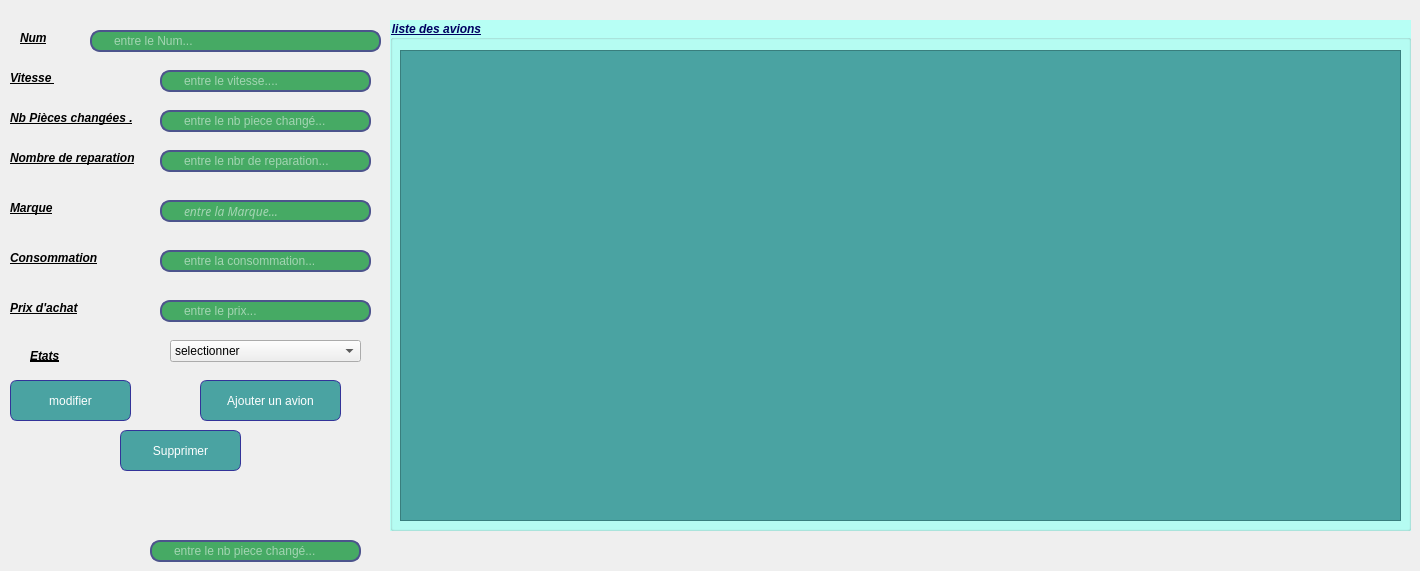
    <widget class="QWidget" name="tab">
     <attribute name="icon">
      <iconset>
       <normaloff>../../../Users/user/Desktop/OIP.jpg</normaloff>../../../Users/user/Desktop/OIP.jpg</iconset>
     </attribute>
     <attribute name="title">
      <string>ajouter un avion</string>
     </attribute>
     <widget class="QLineEdit" name="le_nb_p_changer">
      <property name="geometry">
       <rect>
        <x>160</x>
        <y>110</y>
        <width>211</width>
        <height>22</height>
       </rect>
      </property>
      <property name="styleSheet">
       <string notr="true">QLineEdit{
border: 2px solid rgb(76,84,140);
border-radius: 10px;
color: #FFF;
padding-left:20px;
padding-right:20px;
background-color: rgb(70, 170, 100);
}
QLineEdit:hover{
border:2px sold ;
	color: rgb(255, 0, 0);
}
QLineEdit:focus{
border:20px sold rgb(0, 0, 0); 
background-color:rgb(131, 131, 131);
}
</string>
      </property>
      <property name="placeholderText">
       <string>entre le nb piece changé...</string>
      </property>
     </widget>
     <widget class="QLabel" name="piecechange">
      <property name="geometry">
       <rect>
        <x>10</x>
        <y>110</y>
        <width>141</width>
        <height>16</height>
       </rect>
      </property>
      <property name="font">
       <font>
        <weight>75</weight>
        <italic>true</italic>
        <bold>true</bold>
        <underline>true</underline>
        <strikeout>false</strikeout>
       </font>
      </property>
      <property name="text">
       <string>Nb Pièces changées .</string>
      </property>
     </widget>
     <widget class="QLineEdit" name="le_nb_reparation">
      <property name="geometry">
       <rect>
        <x>160</x>
        <y>150</y>
        <width>211</width>
        <height>22</height>
       </rect>
      </property>
      <property name="styleSheet">
       <string notr="true">QLineEdit{
border: 2px solid rgb(76,84,140);
border-radius: 10px;
color: #FFF;
padding-left:20px;
padding-right:20px;
background-color: rgb(70, 170, 100);
}
QLineEdit:hover{
border:2px sold ;
	color: rgb(255, 0, 0);
}
QLineEdit:focus{
border:20px sold rgb(0, 0, 0); 
background-color:rgb(131, 131, 131);
}
</string>
      </property>
      <property name="placeholderText">
       <string>entre le nbr de reparation...</string>
      </property>
     </widget>
     <widget class="QPushButton" name="LE_AJOUT">
      <property name="geometry">
       <rect>
        <x>200</x>
        <y>380</y>
        <width>141</width>
        <height>41</height>
       </rect>
      </property>
      <property name="styleSheet">
       <string notr="true">QPushButton {
color: white;
background-color:rgb(74, 163, 162);
border-width: 1px;
border-color: #339;
border-style: solid;
border-radius: 7;
}
</string>
      </property>
      <property name="text">
       <string>Ajouter un avion</string>
      </property>
     </widget>
     <widget class="QLineEdit" name="le_prix_achat">
      <property name="geometry">
       <rect>
        <x>160</x>
        <y>300</y>
        <width>211</width>
        <height>22</height>
       </rect>
      </property>
      <property name="styleSheet">
       <string notr="true">QLineEdit{
border: 2px solid rgb(76,84,140);
border-radius: 10px;
color: #FFF;
padding-left:20px;
padding-right:20px;
background-color:rgb(70, 170, 100);
}
QLineEdit:hover{
border:2px sold ;
	color: rgb(255, 0, 0);
}
QLineEdit:focus{
border:20px sold rgb(0, 0, 0); 
background-color:rgb(131, 131, 131);
}
</string>
      </property>
      <property name="placeholderText">
       <string>entre le prix...</string>
      </property>
     </widget>
     <widget class="QLabel" name="kilometrage">
      <property name="geometry">
       <rect>
        <x>10</x>
        <y>250</y>
        <width>91</width>
        <height>16</height>
       </rect>
      </property>
      <property name="font">
       <font>
        <weight>75</weight>
        <italic>true</italic>
        <bold>true</bold>
        <underline>true</underline>
       </font>
      </property>
      <property name="text">
       <string>Consommation</string>
      </property>
     </widget>
     <widget class="QLabel" name="n_reparation">
      <property name="geometry">
       <rect>
        <x>10</x>
        <y>150</y>
        <width>151</width>
        <height>16</height>
       </rect>
      </property>
      <property name="font">
       <font>
        <weight>75</weight>
        <italic>true</italic>
        <bold>true</bold>
        <underline>true</underline>
       </font>
      </property>
      <property name="text">
       <string>Nombre de reparation</string>
      </property>
     </widget>
     <widget class="QLabel" name="prix_achat">
      <property name="geometry">
       <rect>
        <x>10</x>
        <y>300</y>
        <width>91</width>
        <height>16</height>
       </rect>
      </property>
      <property name="font">
       <font>
        <weight>75</weight>
        <italic>true</italic>
        <bold>true</bold>
        <underline>true</underline>
       </font>
      </property>
      <property name="text">
       <string>Prix d'achat</string>
      </property>
     </widget>
     <widget class="QLabel" name="Nom">
      <property name="geometry">
       <rect>
        <x>20</x>
        <y>30</y>
        <width>56</width>
        <height>16</height>
       </rect>
      </property>
      <property name="font">
       <font>
        <weight>75</weight>
        <italic>true</italic>
        <bold>true</bold>
        <underline>true</underline>
        <strikeout>false</strikeout>
       </font>
      </property>
      <property name="text">
       <string>Num</string>
      </property>
     </widget>
     <widget class="QLineEdit" name="le_marque">
      <property name="geometry">
       <rect>
        <x>160</x>
        <y>200</y>
        <width>211</width>
        <height>22</height>
       </rect>
      </property>
      <property name="palette">
       <palette>
        <active>
         <colorrole role="WindowText">
          <brush brushstyle="SolidPattern">
           <color alpha="255">
            <red>255</red>
            <green>255</green>
            <blue>255</blue>
           </color>
          </brush>
         </colorrole>
         <colorrole role="Button">
          <brush brushstyle="SolidPattern">
           <color alpha="255">
            <red>70</red>
            <green>170</green>
            <blue>100</blue>
           </color>
          </brush>
         </colorrole>
         <colorrole role="Text">
          <brush brushstyle="SolidPattern">
           <color alpha="255">
            <red>255</red>
            <green>255</green>
            <blue>255</blue>
           </color>
          </brush>
         </colorrole>
         <colorrole role="ButtonText">
          <brush brushstyle="SolidPattern">
           <color alpha="255">
            <red>255</red>
            <green>255</green>
            <blue>255</blue>
           </color>
          </brush>
         </colorrole>
         <colorrole role="Base">
          <brush brushstyle="SolidPattern">
           <color alpha="255">
            <red>70</red>
            <green>170</green>
            <blue>100</blue>
           </color>
          </brush>
         </colorrole>
         <colorrole role="Window">
          <brush brushstyle="SolidPattern">
           <color alpha="255">
            <red>70</red>
            <green>170</green>
            <blue>100</blue>
           </color>
          </brush>
         </colorrole>
         <colorrole role="PlaceholderText">
          <brush brushstyle="NoBrush">
           <color alpha="128">
            <red>255</red>
            <green>255</green>
            <blue>255</blue>
           </color>
          </brush>
         </colorrole>
        </active>
        <inactive>
         <colorrole role="WindowText">
          <brush brushstyle="SolidPattern">
           <color alpha="255">
            <red>255</red>
            <green>255</green>
            <blue>255</blue>
           </color>
          </brush>
         </colorrole>
         <colorrole role="Button">
          <brush brushstyle="SolidPattern">
           <color alpha="255">
            <red>70</red>
            <green>170</green>
            <blue>100</blue>
           </color>
          </brush>
         </colorrole>
         <colorrole role="Text">
          <brush brushstyle="SolidPattern">
           <color alpha="255">
            <red>255</red>
            <green>255</green>
            <blue>255</blue>
           </color>
          </brush>
         </colorrole>
         <colorrole role="ButtonText">
          <brush brushstyle="SolidPattern">
           <color alpha="255">
            <red>255</red>
            <green>255</green>
            <blue>255</blue>
           </color>
          </brush>
         </colorrole>
         <colorrole role="Base">
          <brush brushstyle="SolidPattern">
           <color alpha="255">
            <red>70</red>
            <green>170</green>
            <blue>100</blue>
           </color>
          </brush>
         </colorrole>
         <colorrole role="Window">
          <brush brushstyle="SolidPattern">
           <color alpha="255">
            <red>70</red>
            <green>170</green>
            <blue>100</blue>
           </color>
          </brush>
         </colorrole>
         <colorrole role="PlaceholderText">
          <brush brushstyle="NoBrush">
           <color alpha="128">
            <red>255</red>
            <green>255</green>
            <blue>255</blue>
           </color>
          </brush>
         </colorrole>
        </inactive>
        <disabled>
         <colorrole role="WindowText">
          <brush brushstyle="SolidPattern">
           <color alpha="255">
            <red>255</red>
            <green>255</green>
            <blue>255</blue>
           </color>
          </brush>
         </colorrole>
         <colorrole role="Button">
          <brush brushstyle="SolidPattern">
           <color alpha="255">
            <red>70</red>
            <green>170</green>
            <blue>100</blue>
           </color>
          </brush>
         </colorrole>
         <colorrole role="Text">
          <brush brushstyle="SolidPattern">
           <color alpha="255">
            <red>255</red>
            <green>255</green>
            <blue>255</blue>
           </color>
          </brush>
         </colorrole>
         <colorrole role="ButtonText">
          <brush brushstyle="SolidPattern">
           <color alpha="255">
            <red>255</red>
            <green>255</green>
            <blue>255</blue>
           </color>
          </brush>
         </colorrole>
         <colorrole role="Base">
          <brush brushstyle="SolidPattern">
           <color alpha="255">
            <red>70</red>
            <green>170</green>
            <blue>100</blue>
           </color>
          </brush>
         </colorrole>
         <colorrole role="Window">
          <brush brushstyle="SolidPattern">
           <color alpha="255">
            <red>70</red>
            <green>170</green>
            <blue>100</blue>
           </color>
          </brush>
         </colorrole>
         <colorrole role="PlaceholderText">
          <brush brushstyle="NoBrush">
           <color alpha="128">
            <red>255</red>
            <green>255</green>
            <blue>255</blue>
           </color>
          </brush>
         </colorrole>
        </disabled>
       </palette>
      </property>
      <property name="font">
       <font>
        <family>Sitka Text</family>
        <weight>50</weight>
        <italic>true</italic>
        <bold>false</bold>
        <underline>false</underline>
       </font>
      </property>
      <property name="accessibleDescription">
       <string>Marque</string>
      </property>
      <property name="styleSheet">
       <string notr="true">QLineEdit{
border: 2px solid rgb(76,84,140);
border-radius: 10px;
color: #FFF;
padding-left:20px;
padding-right:20px;
background-color:rgb(70, 170, 100);
}
QLineEdit:hover{
border:2px sold ;
	color: rgb(255, 0, 0);
}
QLineEdit:focus{
border:20px sold rgb(0, 0, 0); 
background-color:rgb(131, 131, 131);
}
</string>
      </property>
      <property name="placeholderText">
       <string>entre la Marque...</string>
      </property>
      <property name="cursorMoveStyle">
       <enum>Qt::LogicalMoveStyle</enum>
      </property>
     </widget>
     <widget class="QLabel" name="vitesse">
      <property name="geometry">
       <rect>
        <x>10</x>
        <y>70</y>
        <width>56</width>
        <height>16</height>
       </rect>
      </property>
      <property name="font">
       <font>
        <weight>75</weight>
        <italic>true</italic>
        <bold>true</bold>
        <underline>true</underline>
       </font>
      </property>
      <property name="text">
       <string>Vitesse </string>
      </property>
     </widget>
     <widget class="QLineEdit" name="le_Num">
      <property name="geometry">
       <rect>
        <x>90</x>
        <y>30</y>
        <width>291</width>
        <height>22</height>
       </rect>
      </property>
      <property name="styleSheet">
       <string notr="true">QLineEdit{
border: 2px solid rgb(76,84,140);
border-radius: 10px;
color: #FFF;
padding-left:20px;
padding-right:20px;
background-color:rgb(70, 170, 100);
}
QLineEdit:hover{
border:2px sold ;
	color: rgb(255,100,200);
}
QLineEdit:focus{
border:20px sold rgb(0, 0, 0); 
background-color:rgb(131, 131, 131);
}
</string>
      </property>
      <property name="placeholderText">
       <string>entre le Num...</string>
      </property>
     </widget>
     <widget class="QLineEdit" name="le_consom">
      <property name="geometry">
       <rect>
        <x>160</x>
        <y>250</y>
        <width>211</width>
        <height>22</height>
       </rect>
      </property>
      <property name="styleSheet">
       <string notr="true">QLineEdit{
border: 2px solid rgb(76,84,140);
border-radius: 10px;
color: #FFF;
padding-left:20px;
padding-right:20px;
background-color: rgb(70, 170, 100);
}
QLineEdit:hover{
border:2px sold ;
	color: rgb(255, 0, 0);
}
QLineEdit:focus{
border:20px sold rgb(0, 0, 0); 
background-color:rgb(131, 131, 131);
}
</string>
      </property>
      <property name="placeholderText">
       <string>entre la consommation...</string>
      </property>
     </widget>
     <widget class="QLineEdit" name="le_vitesse">
      <property name="geometry">
       <rect>
        <x>160</x>
        <y>70</y>
        <width>211</width>
        <height>22</height>
       </rect>
      </property>
      <property name="styleSheet">
       <string notr="true">QLineEdit{
border: 2px solid rgb(76,84,140);
border-radius: 10px;
color: #FFF;
padding-left:20px;
padding-right:20px;
background-color:rgb(70, 170, 100);
}
QLineEdit:hover{
border:2px sold ;
	color: rgb(255, 0, 0);
}
QLineEdit:focus{
border:20px sold rgb(0, 0, 0); 
background-color:rgb(131, 131, 131);
}
</string>
      </property>
      <property name="placeholderText">
       <string>entre le vitesse....</string>
      </property>
     </widget>
     <widget class="QLabel" name="Marque">
      <property name="geometry">
       <rect>
        <x>10</x>
        <y>200</y>
        <width>56</width>
        <height>16</height>
       </rect>
      </property>
      <property name="palette">
       <palette>
        <active>
         <colorrole role="Button">
          <brush brushstyle="SolidPattern">
           <color alpha="255">
            <red>85</red>
            <green>85</green>
            <blue>255</blue>
           </color>
          </brush>
         </colorrole>
         <colorrole role="Base">
          <brush brushstyle="SolidPattern">
           <color alpha="255">
            <red>85</red>
            <green>85</green>
            <blue>255</blue>
           </color>
          </brush>
         </colorrole>
         <colorrole role="Window">
          <brush brushstyle="SolidPattern">
           <color alpha="255">
            <red>85</red>
            <green>85</green>
            <blue>255</blue>
           </color>
          </brush>
         </colorrole>
        </active>
        <inactive>
         <colorrole role="Button">
          <brush brushstyle="SolidPattern">
           <color alpha="255">
            <red>85</red>
            <green>85</green>
            <blue>255</blue>
           </color>
          </brush>
         </colorrole>
         <colorrole role="Base">
          <brush brushstyle="SolidPattern">
           <color alpha="255">
            <red>85</red>
            <green>85</green>
            <blue>255</blue>
           </color>
          </brush>
         </colorrole>
         <colorrole role="Window">
          <brush brushstyle="SolidPattern">
           <color alpha="255">
            <red>85</red>
            <green>85</green>
            <blue>255</blue>
           </color>
          </brush>
         </colorrole>
        </inactive>
        <disabled>
         <colorrole role="Button">
          <brush brushstyle="SolidPattern">
           <color alpha="255">
            <red>85</red>
            <green>85</green>
            <blue>255</blue>
           </color>
          </brush>
         </colorrole>
         <colorrole role="Base">
          <brush brushstyle="SolidPattern">
           <color alpha="255">
            <red>85</red>
            <green>85</green>
            <blue>255</blue>
           </color>
          </brush>
         </colorrole>
         <colorrole role="Window">
          <brush brushstyle="SolidPattern">
           <color alpha="255">
            <red>85</red>
            <green>85</green>
            <blue>255</blue>
           </color>
          </brush>
         </colorrole>
        </disabled>
       </palette>
      </property>
      <property name="font">
       <font>
        <family>MS Shell Dlg 2</family>
        <weight>75</weight>
        <italic>true</italic>
        <bold>true</bold>
        <underline>true</underline>
       </font>
      </property>
      <property name="mouseTracking">
       <bool>false</bool>
      </property>
      <property name="tabletTracking">
       <bool>false</bool>
      </property>
      <property name="acceptDrops">
       <bool>false</bool>
      </property>
      <property name="accessibleName">
       <string/>
      </property>
      <property name="accessibleDescription">
       <string/>
      </property>
      <property name="text">
       <string>Marque</string>
      </property>
     </widget>
     <widget class="QGroupBox" name="groupBox_5">
      <property name="geometry">
       <rect>
        <x>390</x>
        <y>20</y>
        <width>1021</width>
        <height>511</height>
       </rect>
      </property>
      <property name="palette">
       <palette>
        <active>
         <colorrole role="WindowText">
          <brush brushstyle="SolidPattern">
           <color alpha="255">
            <red>0</red>
            <green>0</green>
            <blue>97</blue>
           </color>
          </brush>
         </colorrole>
         <colorrole role="Button">
          <brush brushstyle="SolidPattern">
           <color alpha="255">
            <red>183</red>
            <green>255</green>
            <blue>245</blue>
           </color>
          </brush>
         </colorrole>
         <colorrole role="Base">
          <brush brushstyle="SolidPattern">
           <color alpha="255">
            <red>183</red>
            <green>255</green>
            <blue>245</blue>
           </color>
          </brush>
         </colorrole>
         <colorrole role="Window">
          <brush brushstyle="SolidPattern">
           <color alpha="255">
            <red>183</red>
            <green>255</green>
            <blue>245</blue>
           </color>
          </brush>
         </colorrole>
        </active>
        <inactive>
         <colorrole role="WindowText">
          <brush brushstyle="SolidPattern">
           <color alpha="255">
            <red>0</red>
            <green>0</green>
            <blue>97</blue>
           </color>
          </brush>
         </colorrole>
         <colorrole role="Button">
          <brush brushstyle="SolidPattern">
           <color alpha="255">
            <red>183</red>
            <green>255</green>
            <blue>245</blue>
           </color>
          </brush>
         </colorrole>
         <colorrole role="Base">
          <brush brushstyle="SolidPattern">
           <color alpha="255">
            <red>183</red>
            <green>255</green>
            <blue>245</blue>
           </color>
          </brush>
         </colorrole>
         <colorrole role="Window">
          <brush brushstyle="SolidPattern">
           <color alpha="255">
            <red>183</red>
            <green>255</green>
            <blue>245</blue>
           </color>
          </brush>
         </colorrole>
        </inactive>
        <disabled>
         <colorrole role="WindowText">
          <brush brushstyle="SolidPattern">
           <color alpha="255">
            <red>120</red>
            <green>120</green>
            <blue>120</blue>
           </color>
          </brush>
         </colorrole>
         <colorrole role="Button">
          <brush brushstyle="SolidPattern">
           <color alpha="255">
            <red>183</red>
            <green>255</green>
            <blue>245</blue>
           </color>
          </brush>
         </colorrole>
         <colorrole role="Base">
          <brush brushstyle="SolidPattern">
           <color alpha="255">
            <red>183</red>
            <green>255</green>
            <blue>245</blue>
           </color>
          </brush>
         </colorrole>
         <colorrole role="Window">
          <brush brushstyle="SolidPattern">
           <color alpha="255">
            <red>183</red>
            <green>255</green>
            <blue>245</blue>
           </color>
          </brush>
         </colorrole>
        </disabled>
       </palette>
      </property>
      <property name="font">
       <font>
        <weight>75</weight>
        <italic>true</italic>
        <bold>true</bold>
        <underline>true</underline>
       </font>
      </property>
      <property name="styleSheet">
       <string notr="true">background-color:rgb(183, 255, 245);</string>
      </property>
      <property name="title">
       <string>liste des avions</string>
      </property>
      <widget class="QTableView" name="tab_avion">
       <property name="geometry">
        <rect>
         <x>10</x>
         <y>30</y>
         <width>1001</width>
         <height>471</height>
        </rect>
       </property>
       <property name="styleSheet">
        <string notr="true">background-color: rgb(74, 163, 162);</string>
       </property>
      </widget>
     </widget>
     <widget class="QPushButton" name="bt_sup">
      <property name="geometry">
       <rect>
        <x>120</x>
        <y>430</y>
        <width>121</width>
        <height>41</height>
       </rect>
      </property>
      <property name="styleSheet">
       <string notr="true">QPushButton {
color: white;
background-color:rgb(74, 163, 162);
border-width: 1px;
border-color: #339;
border-style: solid;
border-radius: 7;
}</string>
      </property>
      <property name="text">
       <string>Supprimer</string>
      </property>
     </widget>
     <widget class="QPushButton" name="bt_modif">
      <property name="geometry">
       <rect>
        <x>10</x>
        <y>380</y>
        <width>121</width>
        <height>41</height>
       </rect>
      </property>
      <property name="styleSheet">
       <string notr="true">QPushButton {
color: white;
background-color:rgb(74, 163, 162);
border-width: 1px;
border-color: #339;
border-style: solid;
border-radius: 7;
}</string>
      </property>
      <property name="text">
       <string>modifier</string>
      </property>
     </widget>
     <widget class="QLineEdit" name="le_etat">
      <property name="geometry">
       <rect>
        <x>150</x>
        <y>540</y>
        <width>211</width>
        <height>22</height>
       </rect>
      </property>
      <property name="styleSheet">
       <string notr="true">QLineEdit{
border: 2px solid rgb(76,84,140);
border-radius: 10px;
color: #FFF;
padding-left:20px;
padding-right:20px;
background-color: rgb(70, 170, 100);
}
QLineEdit:hover{
border:2px sold ;
	color: rgb(255, 0, 0);
}
QLineEdit:focus{
border:20px sold rgb(0, 0, 0); 
background-color:rgb(131, 131, 131);
}
</string>
      </property>
      <property name="placeholderText">
       <string>entre le nb piece changé...</string>
      </property>
     </widget>
     <widget class="QLabel" name="piecechange_2">
      <property name="geometry">
       <rect>
        <x>30</x>
        <y>340</y>
        <width>101</width>
        <height>31</height>
       </rect>
      </property>
      <property name="font">
       <font>
        <weight>75</weight>
        <italic>true</italic>
        <bold>true</bold>
        <underline>true</underline>
        <strikeout>false</strikeout>
       </font>
      </property>
      <property name="text">
       <string>Etats</string>
      </property>
     </widget>
     <widget class="QComboBox" name="comboBox">
      <property name="geometry">
       <rect>
        <x>170</x>
        <y>340</y>
        <width>191</width>
        <height>22</height>
       </rect>
      </property>
      <property name="styleSheet">
       <string notr="true">QcomboBox{
border: 2px solid rgb(76,84,140);
border-radius: 10px;
color: #FFF;
padding-left:20px;
padding-right:20px;
background-color:rgb(70, 170, 100);
}
QLineEdit:hover{
border:2px sold ;
	color: rgb(255, 0, 0);
}
QLineEdit:focus{
border:20px sold rgb(0, 0, 0); 
background-color:rgb(131, 131, 131);
}
</string>
      </property>
      <item>
       <property name="text">
        <string>selectionner</string>
       </property>
      </item>
      <item>
       <property name="text">
        <string>Neuf</string>
       </property>
      </item>
      <item>
       <property name="text">
        <string>ancien</string>
       </property>
      </item>
     </widget>
    </widget>
